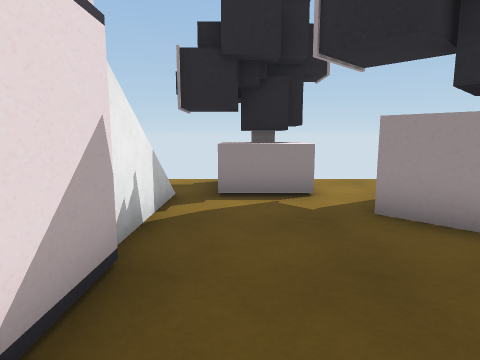
View 1 (above)

24 first-person views from a walk through a scene from a Unity 3-D project. The camera is 1.3 m above the floor, tilts 8° down and sees 75° across. Doors are open. The floor is counted in squares, 1 m on a side. Each view is taken from the middle of a square. On the plan, view 1 faces up. The plan holds only what a view shows up to about 14 squares ahead; the rest is blank. The place goes on beyond the plan.

View 2
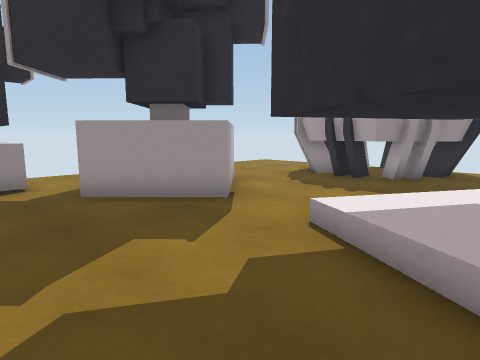

View 3
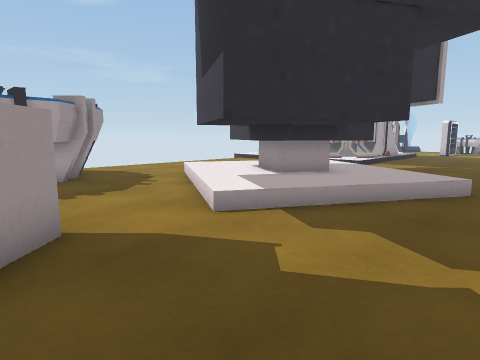

View 4
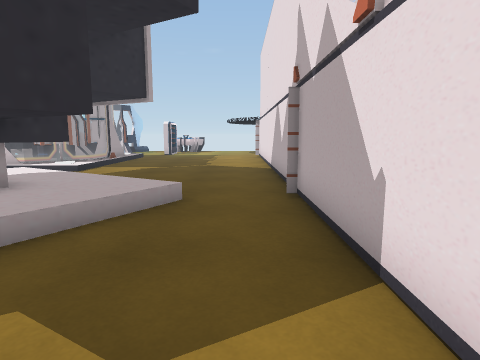

View 5
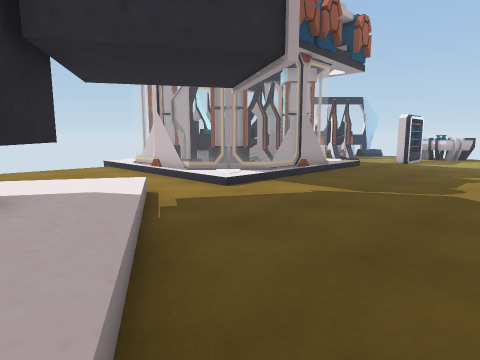

View 6
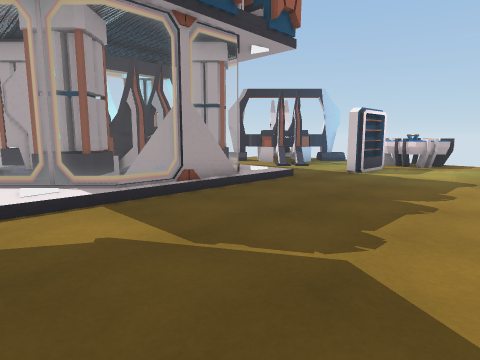

View 7
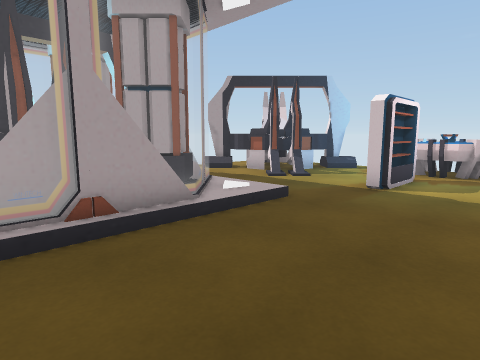

View 8
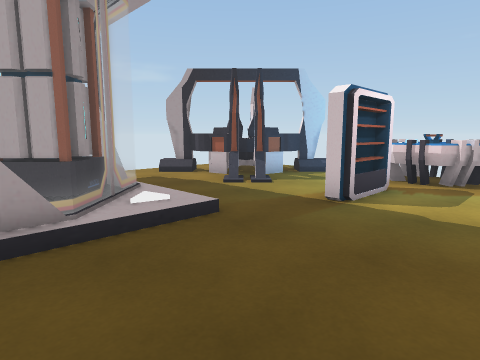

View 9
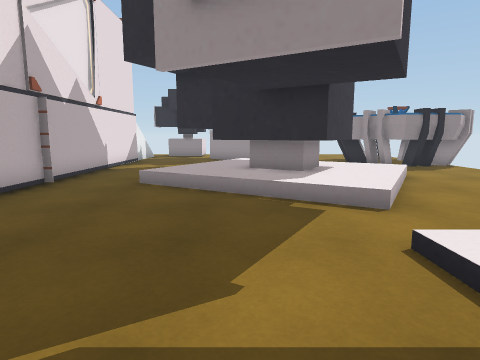

View 10
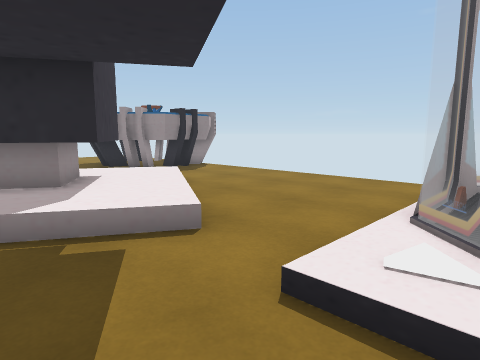

View 11
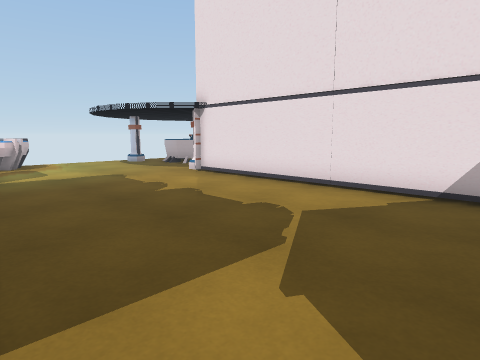

View 12
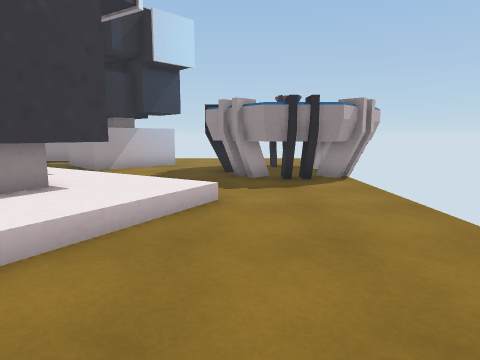

View 13
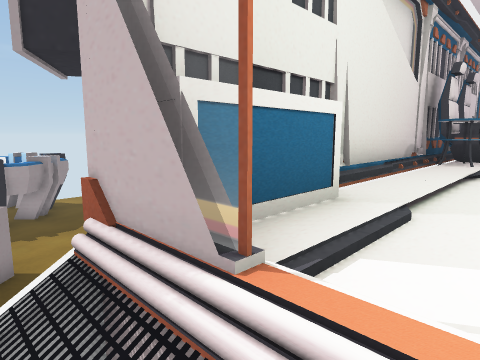

View 14
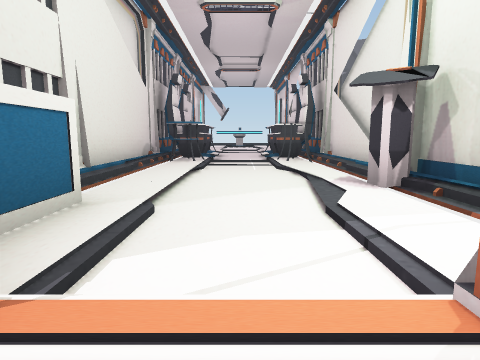

View 15
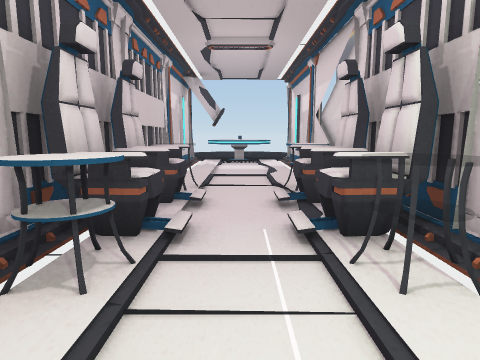

View 16
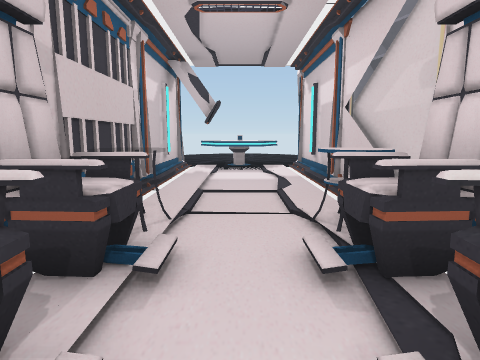

View 17
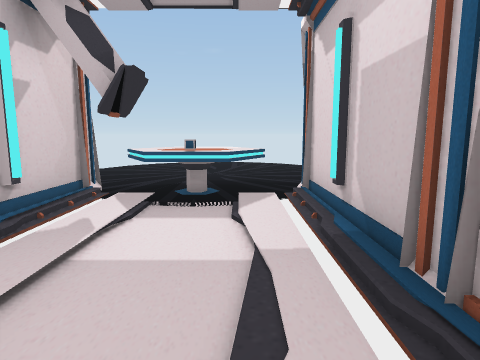

View 18
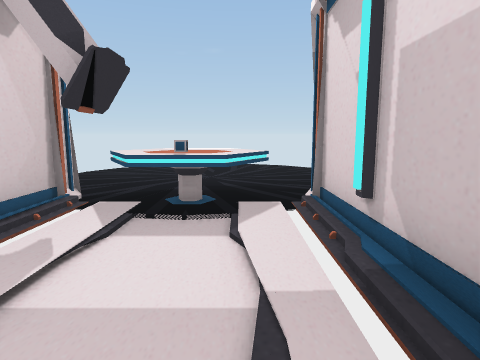

View 19
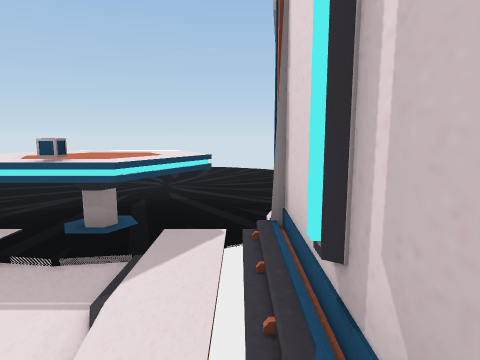

View 20
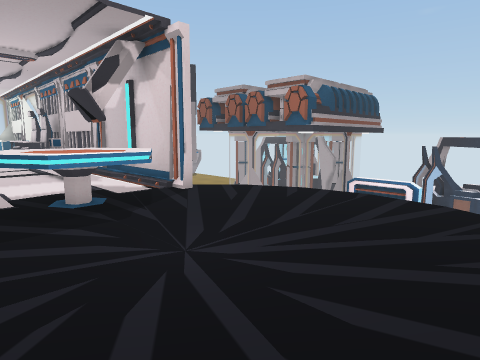

View 21
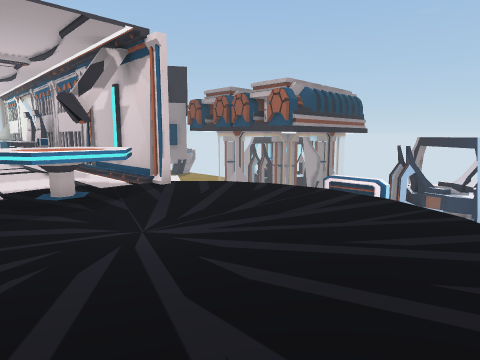

View 22
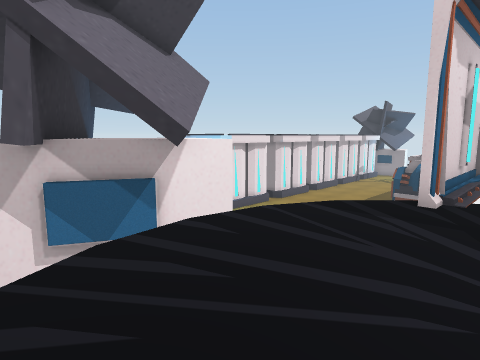

View 23
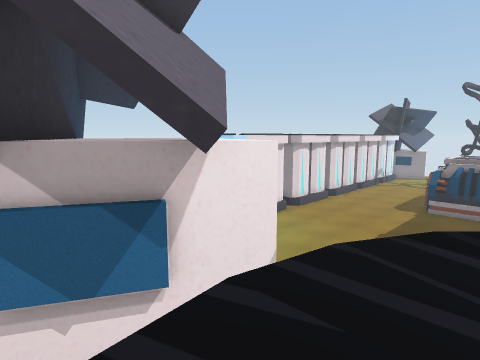

View 24
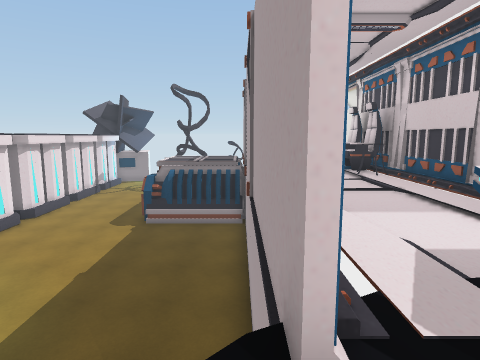

### Floor plan
Key: @ floor where view 1 was taken; # wall or solid block; . main floor; : floor 0.25 m higher than the main floor; + floor 2.5 m higher than the main floor; / step, stairs or slope; D open door; = window, fence, low wall or low ledge; ^ raised ledge; P projector; T table; C console; O other object.
Columns run from 13 left of view 1 to 15 right of it. Each row starts with its distance up from view 1.
  9            .. O...
  8            ..OO...
  7             .OO..     ..
  6             ....OO O ....
  5             ...OOOOOO..OOO
  4          ///....OOOO..OOOOOO
  3         =DD##....OO...OO  OO
  2        ++++O#.........OOOOOOO
  1       #++++ #.........OOOOOO
  0       #C++++#@..###....OOOOO
 -1       #C++++#..#####/......
 -2       =+++++#..#####://....
 -3       =++++ #..O#####:/....
 -4       #T+++T#..O#####:/....
 -5       #TT+TT#../::##:/.....
 -6 ..OOOOOOO+OO#..../:::......
 -7 ..OOOO#OO+#O#......//......
 -8 ......#OO+OO#..............
 -9 ......#TT+TT#..............
-10 ......#T+++T#....../:=====:
-11 ......=++++ #....../=#####=
-12 ......#++++ #....../=## #
-13 ......#+++++#....../=#
-14 ......#+++++#......=:#
-15 ......#+++++#....../=##
-16       #+++C #....../=##
-17       #+TTC #....../:==#
-18       #+TTTT#............
-19      .++TTT++/.............
-20     .+++TTT+++....#........
-21   ##.+++++++++/...=../##^#.
-22   # .+++++++++/...#...## ^
-23  ## .+++++++++/..PP...^##
-24  #  .+++++++++..PPPP..^##
-25      +++++++++ .PPPP ##.
-26        +++++     PP

Where each view was taken, in squares from view 1:
view 1: 0 up, 0 right, facing up
view 2: 2 down, 0 right, facing up-right
view 3: 4 up, 0 right, facing down-right
view 4: 2 up, 0 right, facing down
view 5: 4 down, 0 right, facing down-right
view 6: 9 down, 0 right, facing down-right
view 7: 12 down, 2 right, facing down-right
view 8: 14 down, 2 right, facing down-right
view 9: 13 down, 4 right, facing up
view 10: 11 down, 4 right, facing up-right
view 11: 9 down, 6 right, facing down-left
view 12: 9 down, 10 right, facing up
view 13: 4 up, 4 left, facing down-right
view 14: 4 up, 4 left, facing down
view 15: 2 down, 4 left, facing down
view 16: 5 down, 4 left, facing down
view 17: 11 down, 5 left, facing down
view 18: 12 down, 5 left, facing down
view 19: 14 down, 6 left, facing down
view 20: 25 down, 6 left, facing up-right
view 21: 26 down, 6 left, facing up-right
view 22: 25 down, 5 left, facing up-left
view 23: 24 down, 7 left, facing up-left
view 24: 20 down, 7 left, facing up
